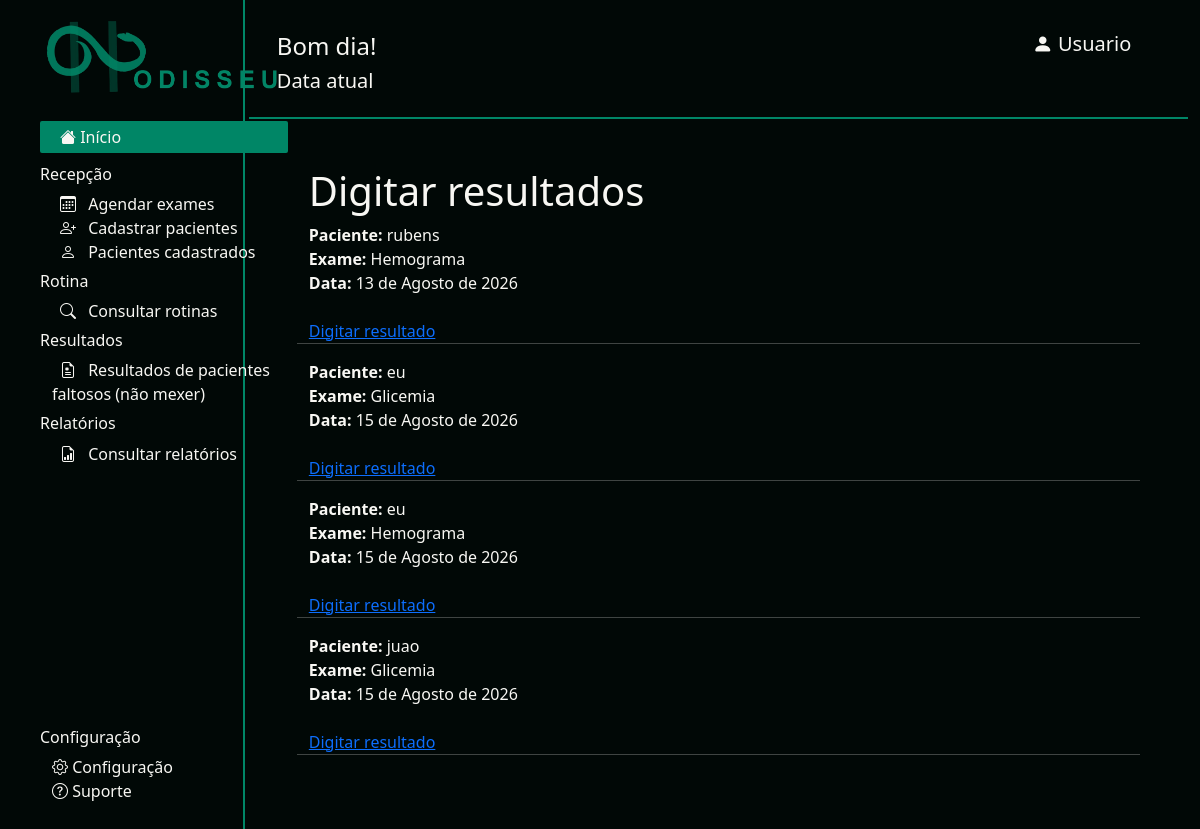
The page /resultados on the database as committed earlier.
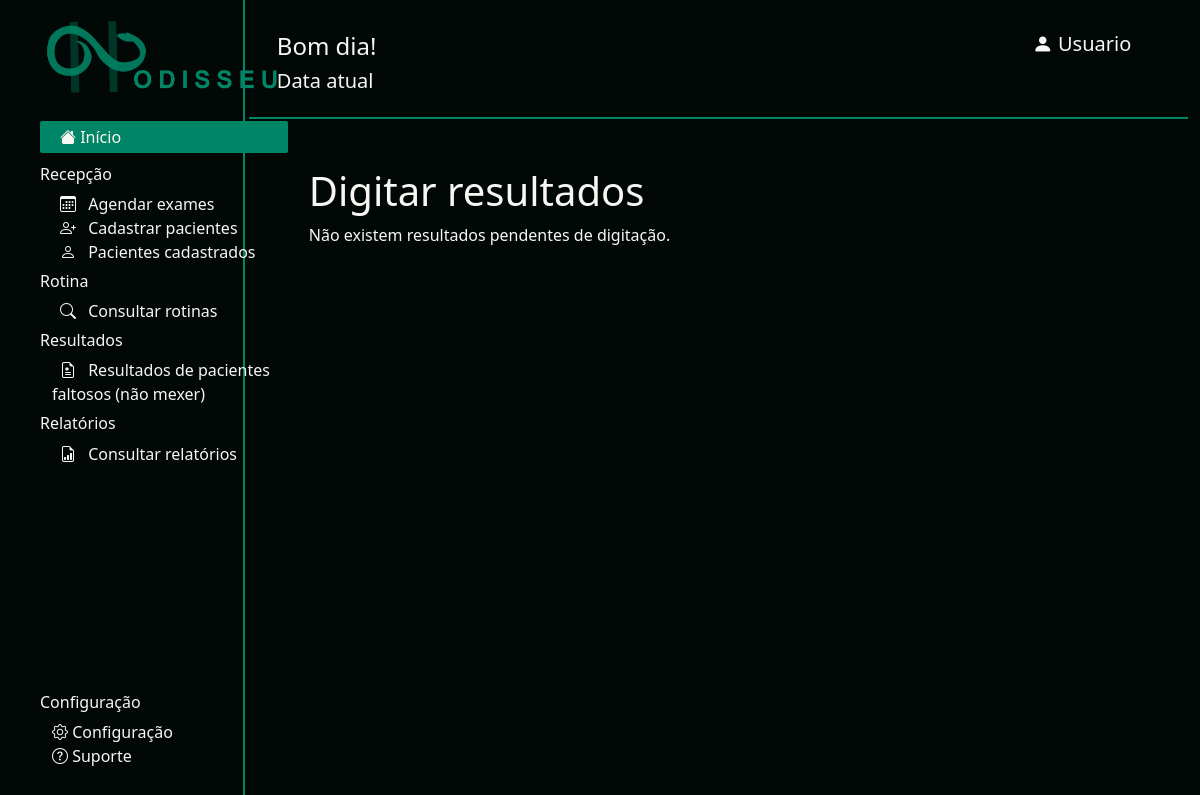
The same page on the database as committed later.
### odisseu/models.py (models this page shows, shortened)
class Agendamento(models.Model):
    EXAMES = [
        ('glicemia', 'Glicemia'),
        ('hemograma', 'Hemograma'),
        ('proteina', 'Proteína C reativa'),
    ]
    solicitante = models.CharField(max_length=200,blank=True, validators=[validate_nome]
    )
    paciente = models.ForeignKey(
        Paciente,
        on_delete=models.CASCADE
    )
    exame = models.CharField(
        max_length=50,
        choices=EXAMES
    )
    data = models.DateField()

class Paciente(models.Model):
    nome = models.CharField(max_length=200, validators=[validate_nome])
    cpf = models.CharField(max_length=11, validators=[validate_cpf])
    cns = models.CharField(max_length=14, validators=[validate_cns])
    data_nascimento = models.DateField()
    telefone = models.CharField(max_length=20, validators=[validate_telefone])

### odisseu/views.py (the view)
# urls.py: path('resultados', views.resultados, name='resultados'),
def resultados(request):
    agendamentos = Agendamento.objects.filter(
        resultado__isnull=True
    )
    return render(
        request,
        'resultados.html',
        {'agendamentos': agendamentos}
    )

### odisseu/templates/resultados.html (shortened to what this page needs)
{% extends "base.html" %}
{% block content %}
    <h1>Digitar resultados</h1>
    {% if agendamentos %}
        {% for agendamento in agendamentos %}
            <div>
                <strong>Paciente:</strong>
                {{ agendamento.paciente.nome }}
                <br>
                <strong>Exame:</strong>
                {{ agendamento.get_exame_display }}
                <br>
                <strong>Data:</strong>
                {{ agendamento.data }}
                <br><br>
                <a href="{% url 'digitar_resultados' agendamento.id %}">
                    Digitar resultado
                </a>
            </div>
            <hr>
        {% endfor %}
    {% else %}
        <p>Não existem resultados pendentes de digitação.</p>
    {% endif %}
{% endblock %}

### odisseu/templates/base.html (shortened to what this page needs)
{% load static %}
<!DOCTYPE html>
<html lang="pt-br">
<head>
    <link rel="stylesheet" href="https://cdn.jsdelivr.net/npm/bootstrap-icons@1.13.1/font/bootstrap-icons.min.css">
    <link rel="stylesheet" href="{% static 'odisseu/css/bootstrap.min.css' %}">
    <link rel="stylesheet" href="{% static 'odisseu/css/style.css' %}">
</head>
<body>
    <nav>
        <section class="container-fluid">
            <section class="row g-2">
                <div class="col-4 navegacao navbar">
                    <ul>
                        <img class="navbar-brand" src="{% static 'odisseu/imgs/odisseu-logo.png' %}">
                        <li class="nav-item mb-3 mt-3"><a class="botao-inicio" href="{% url 'index' %}"><span class="bi bi-house-fill"></span> Início</a></li>
                        <h6>Recepção</h6>
                        <div class="container-fluid mb-2">
                            <li class="nav-item "><a class="nav-link" href="{% url 'agendar_exame' %}"><span class="bi bi-calendar3 p-2"></span> Agendar exames</a></li>
                            <li class="nav-item"><a class="nav-link" href="{% url 'cadastrar_paciente' %}"><span class="bi bi-person-plus p-2"></span> Cadastrar pacientes</a></li>
                            <li class="nav-item"><a class="nav-link" href="{% url 'pacientes' %}"><span class="bi bi-person p-2"></span> Pacientes cadastrados</a></li>
                        </div>
                        <h6>Rotina</h6>
                        <div class="container-fluid mb-2">
                            <li class="nav-item"><a class="nav-link" href="{% url 'rotina' %}"><span class="bi bi-search p-2"></span> Consultar rotinas</a></li>
                        </div>
                        <h6>Resultados</h6>
                        <div class="container-fluid mb-2">
                            <li class="nav-item"><a class="nav-link" href="{% url 'resultados' %}"><span class="bi bi-file-earmark-medical p-2"></span> Resultados de pacientes faltosos (não mexer)</a></li>
                        </div>
                        <h6>Relatórios</h6>
                        <div class="container-fluid mb-2">
                            <li class="nav-item"><a class="nav-link" href="{% url 'index' %}"><span class="bi bi-file-earmark-bar-graph p-2"></span> Consultar relatórios</a></li>
                        </div>
                        <section class="position-absolute bottom-0 mb-4">
                            <h6>Configuração</h6>
                            <div class="container-fluid mb-2">
                                <li class="nav-item"><a class="nav-link" href="{% url 'index' %}"><span class="bi bi-gear"></span> Configuração</a></li>
                                <li class="nav-item"><a class="nav-link" href="{% url 'index' %}"><span class="bi bi-question-circle"></span> Suporte</a></li>
                            </div>
                        </section>
                    </ul>
                </div>
                <div class="col p-3">
                    <div class="row p-3 top">
                        <section class="col-10 right-0">
                            <h4>Bom dia!</h4>
                            <h5>Data atual</h5>
                        </section>
                        <section class="col-2 right-0">
                            <h5 class="bi bi-person-fill"> Usuario</h2>
                        </section>
                    </div>
                    <div class="row p-5">
                        {% block content %}{% endblock content %}
                    </div>
                </div>
            </section>
        </section>
    </nav>
</body>
</html>

### odisseu/static/odisseu/css/style.css (style rules this page uses)
:root { --verde: #005541; --verde-claro: #008666; --branco: #f8f7f3; --preto: #010806; }
body { background-color: var(--preto); color: var(--branco); }
.nav-item { color: var(--branco); list-style: none; }
.navbar-brand { width: 15rem; margin-bottom: 10px; }
.navegacao { max-width: 20%; border-right: 2px solid var(--verde-claro); min-height: 100vh; align-items: flex-start; }
.botao-inicio { padding: 5px 167px 5px 20px; border-radius: 2px; color: var(--branco); background-color: var(--verde-claro); text-decoration: none; }
.top { border-bottom: 2px solid var(--verde-claro); }

Rows that differ between the two databases and show on the page:
removed Agendamento: paciente.nome "rubens", exame "Hemograma", data "13 de Agosto de 2026"
removed Agendamento: paciente.nome "eu", exame "Glicemia", data "15 de Agosto de 2026"
removed Agendamento: paciente.nome "eu", exame "Hemograma", data "15 de Agosto de 2026"
removed Agendamento: paciente.nome "juao", exame "Glicemia", data "15 de Agosto de 2026"
Other text that changed with them:
text now shown: "Não existem resultados pendentes de digitação."
